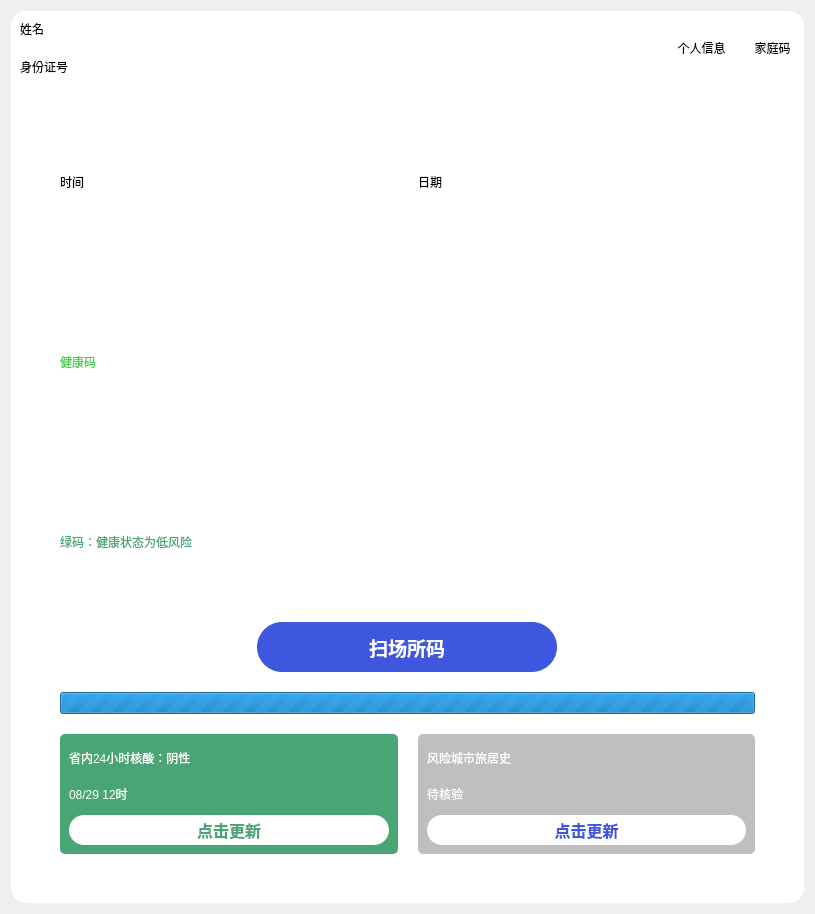
<?xml version="1.0" encoding="UTF-8"?>
<ui version="4.0">
 <class>Card</class>
 <widget class="QWidget" name="Card">
  <property name="geometry">
   <rect>
    <x>0</x>
    <y>0</y>
    <width>815</width>
    <height>914</height>
   </rect>
  </property>
  <property name="windowTitle">
   <string>Form</string>
  </property>
  <property name="styleSheet">
   <string notr="true"/>
  </property>
  <layout class="QVBoxLayout" name="verticalLayout_6">
   <item>
    <widget class="QWidget" name="widget" native="true">
     <property name="styleSheet">
      <string notr="true">background-color: rgb(255, 255, 255);
border-radius:15px;</string>
     </property>
     <layout class="QVBoxLayout" name="verticalLayout_4">
      <item>
       <layout class="QHBoxLayout" name="horizontalLayout">
        <property name="spacing">
         <number>20</number>
        </property>
        <property name="sizeConstraint">
         <enum>QLayout::SetFixedSize</enum>
        </property>
        <item>
         <layout class="QVBoxLayout" name="verticalLayout">
          <property name="sizeConstraint">
           <enum>QLayout::SetNoConstraint</enum>
          </property>
          <item>
           <widget class="QLabel" name="label">
            <property name="sizePolicy">
             <sizepolicy hsizetype="Expanding" vsizetype="Fixed">
              <horstretch>0</horstretch>
              <verstretch>0</verstretch>
             </sizepolicy>
            </property>
            <property name="text">
             <string>姓名</string>
            </property>
           </widget>
          </item>
          <item>
           <widget class="QLabel" name="label_2">
            <property name="sizePolicy">
             <sizepolicy hsizetype="Expanding" vsizetype="Fixed">
              <horstretch>0</horstretch>
              <verstretch>0</verstretch>
             </sizepolicy>
            </property>
            <property name="text">
             <string>身份证号</string>
            </property>
           </widget>
          </item>
         </layout>
        </item>
        <item>
         <widget class="QToolButton" name="toolButton">
          <property name="text">
           <string>个人信息</string>
          </property>
          <property name="autoRaise">
           <bool>false</bool>
          </property>
         </widget>
        </item>
        <item>
         <widget class="QToolButton" name="toolButton_2">
          <property name="text">
           <string>家庭码</string>
          </property>
         </widget>
        </item>
       </layout>
      </item>
      <item>
       <layout class="QVBoxLayout" name="verticalLayout_2">
        <property name="spacing">
         <number>20</number>
        </property>
        <property name="leftMargin">
         <number>40</number>
        </property>
        <property name="topMargin">
         <number>40</number>
        </property>
        <property name="rightMargin">
         <number>40</number>
        </property>
        <property name="bottomMargin">
         <number>40</number>
        </property>
        <item>
         <layout class="QHBoxLayout" name="horizontalLayout_2">
          <item>
           <widget class="QLabel" name="label_3">
            <property name="text">
             <string>时间</string>
            </property>
           </widget>
          </item>
          <item>
           <widget class="QLabel" name="label_4">
            <property name="text">
             <string>日期</string>
            </property>
           </widget>
          </item>
         </layout>
        </item>
        <item>
         <widget class="QLabel" name="label_5">
          <property name="minimumSize">
           <size>
            <width>200</width>
            <height>200</height>
           </size>
          </property>
          <property name="styleSheet">
           <string notr="true">color: rgb(61, 206, 68);</string>
          </property>
          <property name="text">
           <string>健康码</string>
          </property>
         </widget>
        </item>
        <item>
         <widget class="QLabel" name="label_6">
          <property name="styleSheet">
           <string notr="true">color:rgb(74, 165, 116)</string>
          </property>
          <property name="text">
           <string>绿码：健康状态为低风险</string>
          </property>
         </widget>
        </item>
        <item>
         <layout class="QHBoxLayout" name="horizontalLayout_4">
          <property name="spacing">
           <number>10</number>
          </property>
          <property name="sizeConstraint">
           <enum>QLayout::SetNoConstraint</enum>
          </property>
          <item>
           <widget class="QPushButton" name="pushButton">
            <property name="sizePolicy">
             <sizepolicy hsizetype="Fixed" vsizetype="Fixed">
              <horstretch>0</horstretch>
              <verstretch>0</verstretch>
             </sizepolicy>
            </property>
            <property name="minimumSize">
             <size>
              <width>300</width>
              <height>50</height>
             </size>
            </property>
            <property name="font">
             <font>
              <family>Microsoft YaHei UI</family>
              <pointsize>14</pointsize>
              <weight>75</weight>
              <bold>true</bold>
             </font>
            </property>
            <property name="styleSheet">
             <string notr="true">background-color: rgb(63, 87, 222);color:rgb(255,255,255);border-radius:25px;</string>
            </property>
            <property name="text">
             <string>扫场所码</string>
            </property>
           </widget>
          </item>
         </layout>
        </item>
        <item>
         <widget class="QProgressBar" name="progressBar">
          <property name="maximum">
           <number>0</number>
          </property>
          <property name="value">
           <number>-1</number>
          </property>
          <property name="textVisible">
           <bool>false</bool>
          </property>
          <property name="invertedAppearance">
           <bool>false</bool>
          </property>
         </widget>
        </item>
        <item>
         <layout class="QHBoxLayout" name="horizontalLayout_3">
          <property name="spacing">
           <number>20</number>
          </property>
          <item>
           <widget class="QWidget" name="NAAT_widget" native="true">
            <property name="styleSheet">
             <string notr="true">background-color: rgb(74, 165, 116);
color: rgb(255, 255, 255);
border-radius:5px</string>
            </property>
            <layout class="QVBoxLayout" name="verticalLayout_7">
             <item>
              <widget class="QLabel" name="label_7">
               <property name="text">
                <string>省内24小时核酸：阴性</string>
               </property>
              </widget>
             </item>
             <item>
              <widget class="QLabel" name="label_8">
               <property name="text">
                <string>08/29 12时</string>
               </property>
              </widget>
             </item>
             <item>
              <widget class="QPushButton" name="pushButton_2">
               <property name="sizePolicy">
                <sizepolicy hsizetype="Expanding" vsizetype="Fixed">
                 <horstretch>0</horstretch>
                 <verstretch>0</verstretch>
                </sizepolicy>
               </property>
               <property name="minimumSize">
                <size>
                 <width>200</width>
                 <height>30</height>
                </size>
               </property>
               <property name="font">
                <font>
                 <family>Microsoft YaHei UI</family>
                 <pointsize>12</pointsize>
                 <weight>75</weight>
                 <bold>true</bold>
                </font>
               </property>
               <property name="styleSheet">
                <string notr="true">background-color: rgb(255,255,255);border-radius:15px;color: rgb(74, 165, 116);

</string>
               </property>
               <property name="text">
                <string>点击更新</string>
               </property>
              </widget>
             </item>
            </layout>
           </widget>
          </item>
          <item>
           <widget class="QWidget" name="location_widget" native="true">
            <property name="styleSheet">
             <string notr="true">background-color: rgb(191, 191, 191);
color: rgb(255, 255, 255);
border-radius:5px;</string>
            </property>
            <layout class="QVBoxLayout" name="verticalLayout_3">
             <item>
              <widget class="QLabel" name="label_9">
               <property name="text">
                <string>风险城市旅居史</string>
               </property>
              </widget>
             </item>
             <item>
              <widget class="QLabel" name="label_10">
               <property name="text">
                <string>待核验</string>
               </property>
              </widget>
             </item>
             <item>
              <widget class="QPushButton" name="pushButton_3">
               <property name="sizePolicy">
                <sizepolicy hsizetype="Expanding" vsizetype="Fixed">
                 <horstretch>0</horstretch>
                 <verstretch>0</verstretch>
                </sizepolicy>
               </property>
               <property name="minimumSize">
                <size>
                 <width>200</width>
                 <height>30</height>
                </size>
               </property>
               <property name="font">
                <font>
                 <family>Microsoft YaHei UI</family>
                 <pointsize>12</pointsize>
                 <weight>75</weight>
                 <bold>true</bold>
                </font>
               </property>
               <property name="styleSheet">
                <string notr="true">background-color: rgb(255,255,255);border-radius:15px;
color: rgb(63, 87, 222);</string>
               </property>
               <property name="text">
                <string>点击更新</string>
               </property>
              </widget>
             </item>
            </layout>
           </widget>
          </item>
         </layout>
        </item>
       </layout>
      </item>
     </layout>
    </widget>
   </item>
  </layout>
 </widget>
 <resources/>
 <connections/>
</ui>
